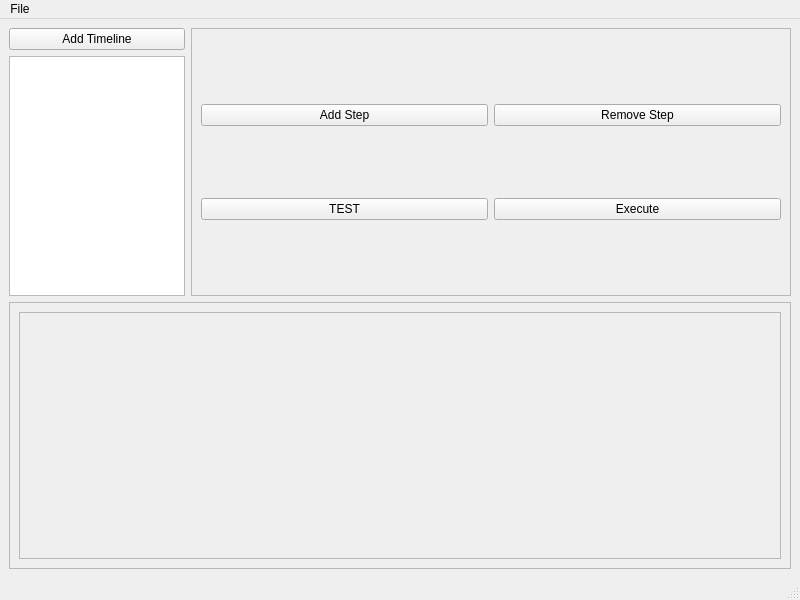
<?xml version="1.0" encoding="UTF-8"?>
<ui version="4.0">
 <class>GUIMonkeyMain</class>
 <widget class="QMainWindow" name="GUIMonkeyMain">
  <property name="geometry">
   <rect>
    <x>0</x>
    <y>0</y>
    <width>800</width>
    <height>600</height>
   </rect>
  </property>
  <property name="windowTitle">
   <string>GUI Monkey</string>
  </property>
  <widget class="QWidget" name="centralwidget">
   <layout class="QVBoxLayout" name="verticalLayout">
    <item>
     <layout class="QHBoxLayout" name="horizontalLayout">
      <item>
       <layout class="QGridLayout" name="gridLayout_2">
        <item row="1" column="0">
         <widget class="QPushButton" name="addTimelineButton">
          <property name="text">
           <string>Add Timeline</string>
          </property>
         </widget>
        </item>
        <item row="2" column="0">
         <widget class="QListWidget" name="timelineList">
          <property name="contextMenuPolicy">
           <enum>Qt::ActionsContextMenu</enum>
          </property>
         </widget>
        </item>
       </layout>
      </item>
      <item>
       <widget class="QFrame" name="ControlsFrame">
        <property name="minimumSize">
         <size>
          <width>600</width>
          <height>0</height>
         </size>
        </property>
        <property name="frameShape">
         <enum>QFrame::StyledPanel</enum>
        </property>
        <property name="frameShadow">
         <enum>QFrame::Raised</enum>
        </property>
        <layout class="QGridLayout" name="gridLayout">
         <item row="0" column="1">
          <widget class="QPushButton" name="removeStepButton">
           <property name="text">
            <string>Remove Step</string>
           </property>
          </widget>
         </item>
         <item row="0" column="0">
          <widget class="QPushButton" name="addStepButton">
           <property name="text">
            <string>Add Step</string>
           </property>
          </widget>
         </item>
         <item row="1" column="1">
          <widget class="QPushButton" name="executeButton">
           <property name="text">
            <string>Execute</string>
           </property>
          </widget>
         </item>
         <item row="1" column="0">
          <widget class="QPushButton" name="testButton">
           <property name="text">
            <string>TEST</string>
           </property>
          </widget>
         </item>
        </layout>
       </widget>
      </item>
     </layout>
    </item>
    <item>
     <widget class="QScrollArea" name="scrollArea">
      <property name="widgetResizable">
       <bool>true</bool>
      </property>
      <widget class="QWidget" name="scrollAreaWidgetContents">
       <property name="geometry">
        <rect>
         <x>0</x>
         <y>0</y>
         <width>780</width>
         <height>265</height>
        </rect>
       </property>
       <layout class="QHBoxLayout" name="horizontalLayout_2">
        <item>
         <widget class="QFrame" name="scrollFrame">
          <property name="frameShape">
           <enum>QFrame::StyledPanel</enum>
          </property>
          <property name="frameShadow">
           <enum>QFrame::Raised</enum>
          </property>
          <layout class="QHBoxLayout" name="horizontalLayout_3"/>
         </widget>
        </item>
       </layout>
      </widget>
     </widget>
    </item>
   </layout>
  </widget>
  <widget class="QMenuBar" name="menubar">
   <property name="geometry">
    <rect>
     <x>0</x>
     <y>0</y>
     <width>800</width>
     <height>21</height>
    </rect>
   </property>
   <widget class="QMenu" name="menuFile">
    <property name="title">
     <string>File</string>
    </property>
    <addaction name="openAction"/>
    <addaction name="recentsAction"/>
   </widget>
   <addaction name="menuFile"/>
  </widget>
  <widget class="QStatusBar" name="statusbar"/>
  <action name="openAction">
   <property name="text">
    <string>Open..</string>
   </property>
  </action>
  <action name="recentsAction">
   <property name="text">
    <string>Recents</string>
   </property>
  </action>
  <action name="deleteTimelineAction">
   <property name="text">
    <string>Delete Timeline</string>
   </property>
   <property name="toolTip">
    <string>Delete the selected Timeline</string>
   </property>
  </action>
 </widget>
 <resources/>
 <connections/>
</ui>
